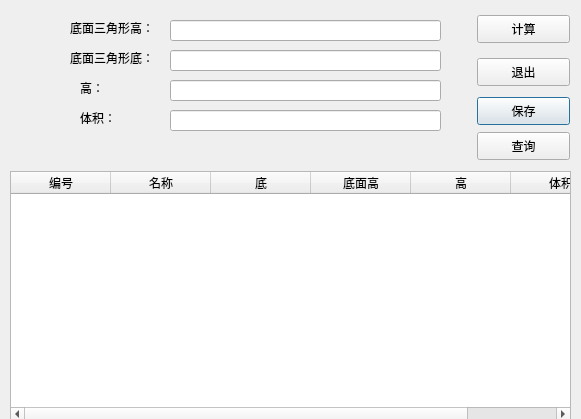
<?xml version="1.0" encoding="UTF-8"?>
<ui version="4.0">
 <class>triangulardialog</class>
 <widget class="QDialog" name="triangulardialog">
  <property name="geometry">
   <rect>
    <x>0</x>
    <y>0</y>
    <width>581</width>
    <height>419</height>
   </rect>
  </property>
  <property name="windowTitle">
   <string>三棱锥体积计算</string>
  </property>
  <widget class="QLabel" name="label_5">
   <property name="geometry">
    <rect>
     <x>-30</x>
     <y>-30</y>
     <width>111</width>
     <height>141</height>
    </rect>
   </property>
   <property name="styleSheet">
    <string notr="true">image: url(:/iocFile/images/bitbug_favicon.ico);</string>
   </property>
   <property name="text">
    <string/>
   </property>
  </widget>
  <widget class="QTableWidget" name="triangularTbWidget">
   <property name="geometry">
    <rect>
     <x>10</x>
     <y>171</y>
     <width>561</width>
     <height>251</height>
    </rect>
   </property>
   <column>
    <property name="text">
     <string>编号</string>
    </property>
   </column>
   <column>
    <property name="text">
     <string>名称</string>
    </property>
   </column>
   <column>
    <property name="text">
     <string>底</string>
    </property>
   </column>
   <column>
    <property name="text">
     <string>底面高</string>
    </property>
   </column>
   <column>
    <property name="text">
     <string>高</string>
    </property>
   </column>
   <column>
    <property name="text">
     <string>体积</string>
    </property>
   </column>
  </widget>
  <widget class="QPushButton" name="saveButton">
   <property name="geometry">
    <rect>
     <x>477</x>
     <y>97</y>
     <width>93</width>
     <height>28</height>
    </rect>
   </property>
   <property name="text">
    <string>保存</string>
   </property>
  </widget>
  <widget class="QPushButton" name="lookButton">
   <property name="geometry">
    <rect>
     <x>477</x>
     <y>132</y>
     <width>93</width>
     <height>28</height>
    </rect>
   </property>
   <property name="text">
    <string>查询</string>
   </property>
  </widget>
  <widget class="QLabel" name="label">
   <property name="geometry">
    <rect>
     <x>70</x>
     <y>20</y>
     <width>105</width>
     <height>16</height>
    </rect>
   </property>
   <property name="text">
    <string>底面三角形高：</string>
   </property>
  </widget>
  <widget class="QLabel" name="label_2">
   <property name="geometry">
    <rect>
     <x>70</x>
     <y>50</y>
     <width>105</width>
     <height>16</height>
    </rect>
   </property>
   <property name="text">
    <string>底面三角形底：</string>
   </property>
  </widget>
  <widget class="QLineEdit" name="heightEdit_1">
   <property name="geometry">
    <rect>
     <x>170</x>
     <y>20</y>
     <width>271</width>
     <height>21</height>
    </rect>
   </property>
  </widget>
  <widget class="QLineEdit" name="lineEdit">
   <property name="geometry">
    <rect>
     <x>170</x>
     <y>50</y>
     <width>271</width>
     <height>21</height>
    </rect>
   </property>
  </widget>
  <widget class="QLineEdit" name="heightEdit_2">
   <property name="geometry">
    <rect>
     <x>170</x>
     <y>80</y>
     <width>271</width>
     <height>21</height>
    </rect>
   </property>
  </widget>
  <widget class="QLabel" name="label_3">
   <property name="geometry">
    <rect>
     <x>80</x>
     <y>80</y>
     <width>30</width>
     <height>16</height>
    </rect>
   </property>
   <property name="text">
    <string>高：</string>
   </property>
  </widget>
  <widget class="QLabel" name="label_4">
   <property name="geometry">
    <rect>
     <x>80</x>
     <y>110</y>
     <width>45</width>
     <height>16</height>
    </rect>
   </property>
   <property name="text">
    <string>体积：</string>
   </property>
  </widget>
  <widget class="QPushButton" name="pushButton">
   <property name="geometry">
    <rect>
     <x>477</x>
     <y>15</y>
     <width>93</width>
     <height>28</height>
    </rect>
   </property>
   <property name="text">
    <string>计算</string>
   </property>
  </widget>
  <widget class="QLineEdit" name="volumeEdit">
   <property name="geometry">
    <rect>
     <x>170</x>
     <y>110</y>
     <width>271</width>
     <height>21</height>
    </rect>
   </property>
  </widget>
  <widget class="QPushButton" name="pushButton_2">
   <property name="geometry">
    <rect>
     <x>477</x>
     <y>58</y>
     <width>93</width>
     <height>28</height>
    </rect>
   </property>
   <property name="text">
    <string>退出</string>
   </property>
  </widget>
 </widget>
 <resources/>
 <connections/>
</ui>
